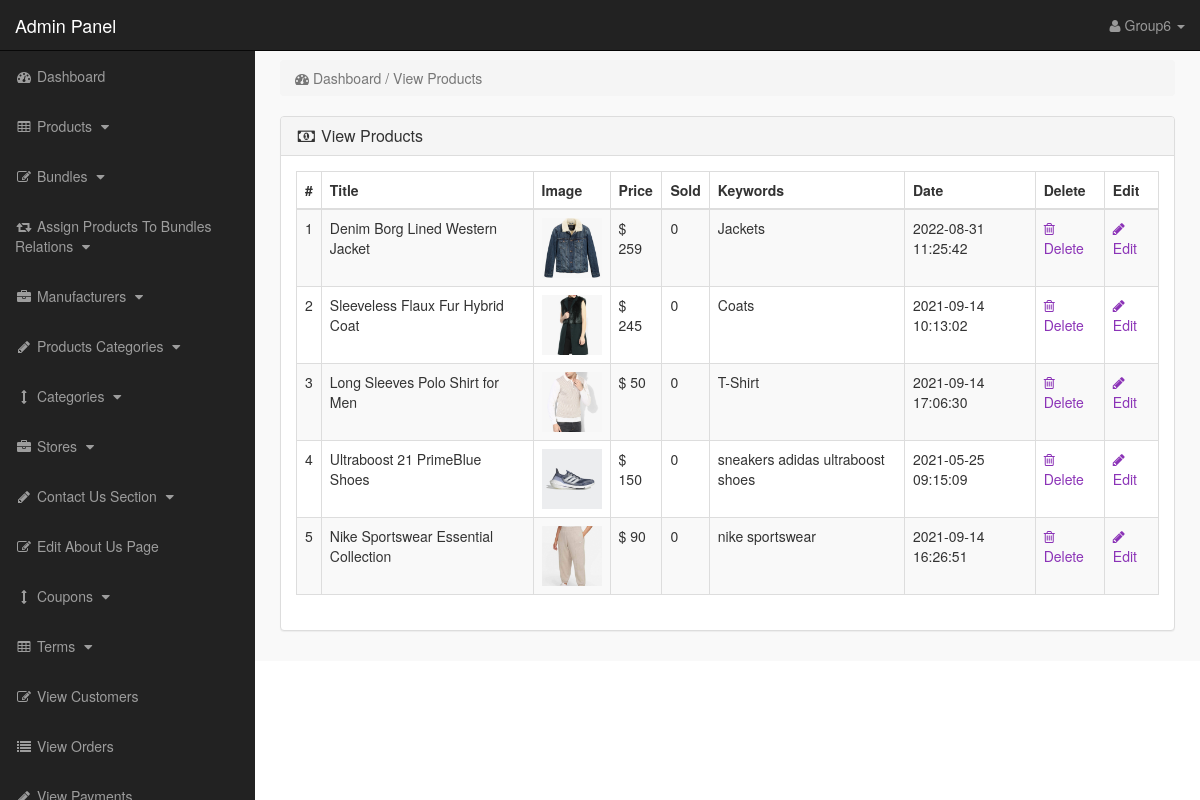
Before: /admin_area/index.php?view_products (signed in) with the older database file.
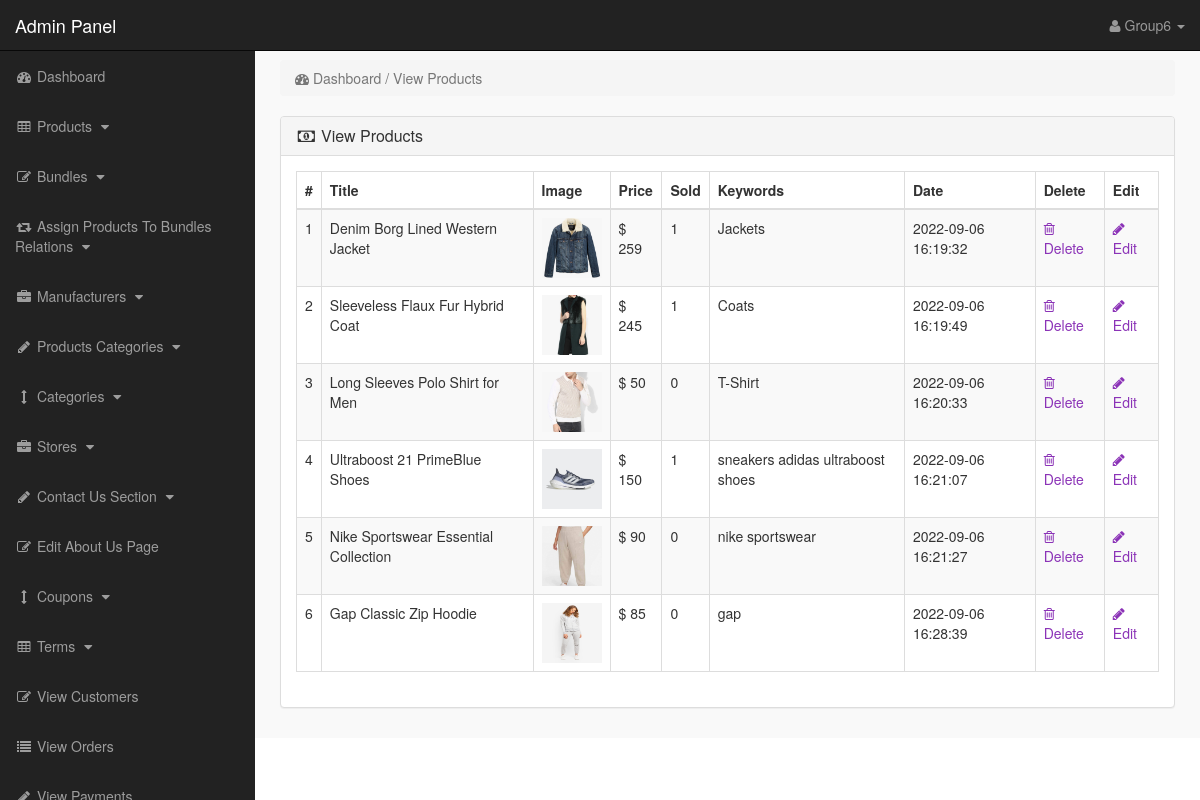
After: the same page with the newer database file.
### tables this page shows
CREATE TABLE `products` (
  `product_id` int(10) NOT NULL,
  `p_cat_id` int(10) NOT NULL,
  `cat_id` int(10) NOT NULL,
  `manufacturer_id` int(10) NOT NULL,
  `date` timestamp NOT NULL DEFAULT current_timestamp() ON UPDATE current_timestamp(),
  `product_title` text NOT NULL,
  `product_url` text NOT NULL,
  `product_img1` text NOT NULL,
  `product_img2` text NOT NULL,
  `product_img3` text NOT NULL,
  `product_price` int(10) NOT NULL,
  `product_psp_price` int(100) NOT NULL,
  `product_desc` text NOT NULL,
  `product_features` text NOT NULL,
  `product_video` text NOT NULL,
  `product_keywords` text NOT NULL,
  `product_label` text NOT NULL,
  `status` varchar(255) NOT NULL
);

### admin_area/view_products.php (the view)
<?php
if(!isset($_SESSION['admin_email'])){
echo "<script>window.open('login.php','_self')</script>";
}
else {
?>
<div class="row">
<div class="col-lg-12" >
<ol class="breadcrumb" >
<li class="active" >
<i class="fa fa-dashboard"></i> Dashboard / View Products
</li>
</ol>
</div>
</div>
<div class="row" >
<div class="col-lg-12" >
<div class="panel panel-default" >
<div class="panel-heading" >
<h3 class="panel-title" >
<i class="fa fa-money fa-fw" ></i> View Products
</h3>
</div>
<div class="panel-body" >
<div class="table-responsive" >
<table class="table table-bordered table-hover table-striped" >
<thead>
<tr>
<th>#</th>
<th>Title</th>
<th>Image</th>
<th>Price</th>
<th>Sold</th>
<th>Keywords</th>
<th>Date</th>
<th>Delete</th>
<th>Edit</th>
</tr>
</thead>
<tbody>
<?php
$i = 0;
$get_pro = "select * from products where status='product'";
$run_pro = mysqli_query($con,$get_pro);
while($row_pro=mysqli_fetch_array($run_pro)){
$pro_id = $row_pro['product_id'];
$pro_title = $row_pro['product_title'];
$pro_image = $row_pro['product_img1'];
$pro_price = $row_pro['product_price'];
$pro_keywords = $row_pro['product_keywords'];
$pro_date = $row_pro['date'];
$i++;
?>
<tr>
<td><?php echo $i; ?></td>
<td><?php echo $pro_title; ?></td>
<td><img src="product_images/<?php echo $pro_image; ?>" width="60" height="60"></td>
<td>$ <?php echo $pro_price; ?></td>
<td>
<?php
$get_sold = "select * from pending_orders where product_id='$pro_id'";
$run_sold = mysqli_query($con,$get_sold);
$count = mysqli_num_rows($run_sold);
echo $count;
?>
</td>
<td> <?php echo $pro_keywords; ?> </td>
<td><?php echo $pro_date; ?></td>
<td>
<a href="index.php?delete_product=<?php echo $pro_id; ?>">
<i class="fa fa-trash-o"> </i> Delete
</a>
</td>
<td>
<a href="index.php?edit_product=<?php echo $pro_id; ?>">
<i class="fa fa-pencil"> </i> Edit
</a>
</td>
</tr>
<?php } ?>
</tbody>
</table>
</div>
</div>
</div>
</div>
</div>
<?php } ?>

### admin_area/index.php (shortened to what this page needs)
<?php
include("includes/db.php");
if(!isset($_SESSION['admin_email'])){
echo "<script>window.open('login.php','_self')</script>";
}
else {
?>
<?php
$admin_session = $_SESSION['admin_email'];
$get_admin = "select * from admins  where admin_email='$admin_session'";
$run_admin = mysqli_query($con,$get_admin);
$row_admin = mysqli_fetch_array($run_admin);
$admin_name = $row_admin['admin_name'];
?>
<!DOCTYPE html>
<html>
<head>
<link href="css/bootstrap.min.css" rel="stylesheet">
<link href="css/style.css" rel="stylesheet">
<link href="font-awesome/css/font-awesome.min.css" rel="stylesheet" >
</head>
<body>
<div id="wrapper">
<?php include("includes/sidebar.php");  ?>
<div id="page-wrapper">
<div class="container-fluid">
<?php
if(isset($_GET['view_products'])){
include("view_products.php");
}
?>
</div>
</div>
</div>
</body>
</html>
<?php } ?>

### admin_area/includes/sidebar.php (shortened to what this page needs)
<?php
if(!isset($_SESSION['admin_email'])){
echo "<script>window.open('login.php','_self')</script>";
}
else {
?>
<nav class="navbar navbar-inverse navbar-fixed-top" >
<div class="navbar-header" >
<a class="navbar-brand" href="index.php?dashboard" >Admin Panel</a>
</div>
<ul class="nav navbar-right top-nav" >
<li class="dropdown" >
<a href="#" class="dropdown-toggle" data-toggle="dropdown" >
<i class="fa fa-user" ></i>
<?php echo $admin_name; ?> <b class="caret" ></b>
</a>
</li>
</ul>
<div class="collapse navbar-collapse navbar-ex1-collapse">
<ul class="nav navbar-nav side-nav">
<li>
<a href="index.php?dashboard">
<i class="fa fa-fw fa-dashboard"></i> Dashboard
</a>
</li>
<li>
<a href="#" data-toggle="collapse" data-target="#products">
<i class="fa fa-fw fa-table"></i> Products
<i class="fa fa-fw fa-caret-down"></i>
</a>
</li>
<li>
<a href="#" data-toggle="collapse" data-target="#bundles">
<i class="fa fa-fw fa-edit"></i> Bundles
<i class="fa fa-fw fa-caret-down"></i>
</a>
</li>
<li>
<a href="#" data-toggle="collapse" data-target="#relations">
<i class="fa fa-fw fa-retweet"></i> Assign Products To Bundles Relations
<i class="fa fa-fw fa-caret-down"></i>
</a>
</li>
<li>
<a href="#" data-toggle="collapse" data-target="#manufacturers">
<i class="fa fa-fw fa-briefcase"></i> Manufacturers
<i class="fa fa-fw fa-caret-down"></i>
</a>
</li>
<li>
<a href="#" data-toggle="collapse" data-target="#p_cat">
<i class="fa fa-fw fa-pencil"></i> Products Categories
<i class="fa fa-fw fa-caret-down"></i>
</a>
</li>
<li>
<a href="#" data-toggle="collapse" data-target="#cat">
<i class="fa fa-fw fa-arrows-v"></i> Categories
<i class="fa fa-fw fa-caret-down"></i>
</a>
</li>
<li>
<a href="#" data-toggle="collapse" data-target="#store">
<i class="fa fa-fw fa-briefcase"></i> Stores
<i class="fa fa-fw fa-caret-down"></i>
</a>
</li>
<li>
<a href="#" data-toggle="collapse" data-target="#contact_us">
<i class="fa fa-fw fa-pencil"> </i> Contact Us Section
<i class="fa fa-fw fa-caret-down"></i>
</a>
</li>
<li>
<a href="index.php?edit_about_us">
<i class="fa fa-fw fa-edit"></i> Edit About Us Page
</a>
</li>
<li>
<a href="#" data-toggle="collapse" data-target="#coupons">
<i class="fa fa-fw fa-arrows-v"></i> Coupons
<i class="fa fa-fw fa-caret-down"></i>
</a>
</li>
<li>
<a href="#" data-toggle="collapse" data-target="#terms" >
<i class="fa fa-fw fa-table"></i> Terms
<i class="fa fa-fw fa-caret-down"></i>
</a>
</li>
<li>
<a href="index.php?view_customers">
<i class="fa fa-fw fa-edit"></i> View Customers
</a>
</li>
<li>
<a href="index.php?view_orders">
<i class="fa fa-fw fa-list"></i> View Orders
</a>
</li>
<li>
<a href="index.php?view_payments">
<i class="fa fa-fw fa-pencil"></i> View Payments
</a>
</li>
</ul>
</div>
</nav>
<?php } ?>

### admin_area/css/style.css (style rules this page uses)
body { margin-top:100px; }
@media (min-width: 768px) { body { margin-top:50px; } }
#wrapper { padding-left:0; }
#page-wrapper { width:100%; padding:0; background-color:#F9F9F9; }
@media (min-width: 768px) { #wrapper { padding-left:255px; } }
@media (min-width: 768px) { #page-wrapper { padding:10px; } }
.top-nav { padding:0 15px; }
.top-nav>li { display:inline-block; float:left; }
.top-nav>li>a { padding-top:15px; padding-bottom:15px; line-height:20px; color:#999; }
@media (min-width: 768px) { .side-nav { position:fixed; top:51px; width:255px; border-radius:0; overflow-y:auto; background-color: #222; bottom:0; overflow-x:hidden; padding-bottom:40px; } }
@media (min-width: 768px) { .side-nav>li>a { width:255px; } }
.panel-body { border-radius:5px; }

Changed rows visible on the page:
changed products "Denim Borg Lined Western Jacket": count "0" → "1"; date "2022-08-31 11:25:42" → "2022-09-06 16:19:32"
changed products "Sleeveless Flaux Fur Hybrid Coat": count "0" → "1"; date "2021-09-14 10:13:02" → "2022-09-06 16:19:49"
changed products "Long Sleeves Polo Shirt for Men": date "2021-09-14 17:06:30" → "2022-09-06 16:20:33"
changed products "Ultraboost 21 PrimeBlue Shoes": count "0" → "1"; date "2021-05-25 09:15:09" → "2022-09-06 16:21:07"
changed products "Nike Sportswear Essential Collection": date "2021-09-14 16:26:51" → "2022-09-06 16:21:27"
added products: product_title "Gap Classic Zip Hoodie", product_img1 (picture), product_price "85", count "0", product_keywords "gap", date "2022-09-06 16:28:39"
